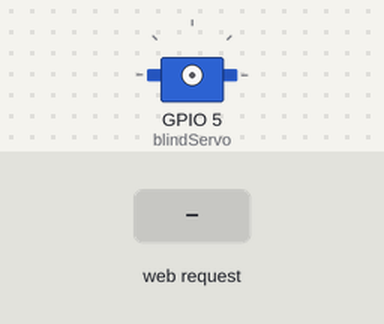
The sketch below on a simulated ESP8266 (NodeMCU). On the bench: servo. Inputs (shaded band) come from the test bench. WiFi joins after 1.5 s; servers stay silent unless stated; what the sketch prints to the serial monitor is not drawn.

Above: at 2.7 s.
2.8 s: HTTP request GET /setblinds?blinds=UP received
At 3.4 s:
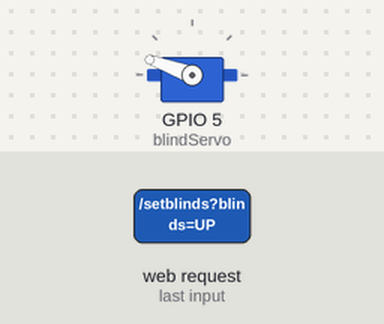
4.3 s: HTTP request GET /setblinds?blinds=DOWN received
At 5.5 s:
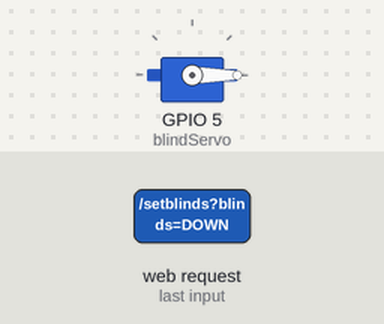
5.8 s: HTTP request GET /setblinds?blinds=STOP received
At 6.9 s:
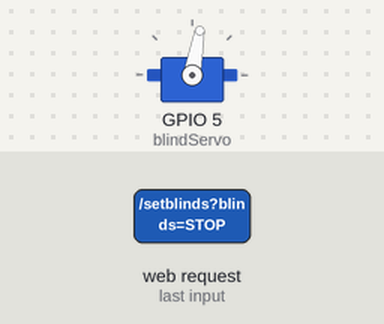
Timing chart, 0 to 8.8 s (numbered marks = the images above; inputs shaded):
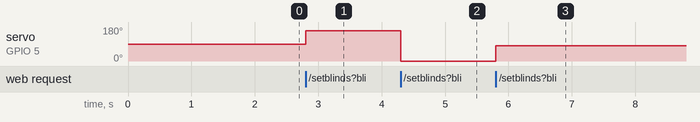

Measured:
- after the input at 2.8 s, servo on GPIO 5 (blindServo): 90° → 160° at once
- after the input at 4.3 s, servo on GPIO 5 (blindServo): 160° → 0° at once
- after the input at 5.8 s, servo on GPIO 5 (blindServo): 0° → 80° at once

The sketch:

BLINDSAUTOMATIONv2.ino
```cpp
// Include the libraries that we'll be using throughout the code
#include <ESP8266WiFi.h>
#include <WiFiClient.h>
#include <ESP8266WebServer.h>
#include <Servo.h>

Servo blindServo;
//Duration required to open blinds (ms)
int openDelay = 20000;
//Duration required to close blinds (ms)
int closeDelay = 20000;

// Define the ID and password of your Wi-Fi network
const char* ssid = "Bees";
const char* password = "12345678";

// Instantiate the ESP8266WebServer class, passing the argument 80 for the
// port that the server will be listening.
ESP8266WebServer server(80);


// User-defined function that will be called when a client accesses the root
// directory path of the ESP8266 host


void handleRoot() {
  // Simply sends an 'OK' (200) response to the client, and a plain text
  // string with usage.
  server.send(200, "text/plain", String("Hello from esp8266! Usage: navigate to") +
              String(" /setblinds?blinds=XX changing XX to UP or DOWN."));
}

// User-defined function that will be called when a client accesses the /setblinds
// path of the ESP8266 host
void handleSetBlinds() {


  String blinds_status = server.arg("blinds");


  // Check if the URL include a change of the blinds status
  bool url_check = false;
  if((blinds_status == "UP")||(blinds_status == "DOWN")||(blinds_status =="STOP"))
    url_check = true;


  if (blinds_status == "UP") {
    //Sets continuous rotation servo to max velocity in + direction
     blindServo.attach(5);
    Serial.write("Blinds going up!");
    blindServo.write(160);

  }
  else if (blinds_status == "DOWN") {
    //Sets continuous rotation servo to max velocity in + direction
     blindServo.attach(5);
    Serial.write("Blinds going down!");
    blindServo.write(0);

  }

  else if (blinds_status == "STOP") {
    //Sets continuous rotation servo to max velocity in + direction
     blindServo.attach(5);
    Serial.write("Blinds STOPPING!");


    blindServo.write(80);
     blindServo.detach();
  }

  if (url_check)
    // If we've set the blinds to the requested status, we have the webserver
    // return an "OK" (200) response.  We also include the number of milliseconds
    // since the program started running.
    // Note: This number will overflow (go back to zero), after approximately 50 days.
    server.send(200, "text/plain", "Blinds State Changed! (" + String(millis()) + ")");
  else
    server.send(200, "text/plain", "Blinds State Unchanged! (" + String(millis()) + ")");
}

// If the client requests any other URL than the root directory or the /setblinds path:
void handleNotFound() {
  // We construct a message to be returned to the client
  String message = "File Not Found\n\n";
  // which includes what URI was requested
  message += "URI: ";
  message += server.uri();
  // what method was used
  message += "\nMethod: ";
  message += (server.method() == HTTP_GET) ? "GET" : "POST";
  // and what parameters were passed
  message += "\nArguments: ";
  message += server.args();
  message += "\n";
  for (uint8_t i = 0; i < server.args(); i++) {
    message += " " + server.argName(i) + ": " + server.arg(i) + "\n";
  }
  // the response, as expected, is a "Not Found" (404) error
  server.send(404, "text/plain", message);
}

// In the setup function we initialize the different things
// that will be needed in our program, as well as set up the hardware
void setup(void) {


  // Start the Serial communication for debugging purposes
  Serial.begin(115200);
  //  Initialize the WiFi client and try to connect to our Wi-Fi network
  WiFi.begin(ssid, password);
  Serial.println("");

  // Wait for a successful connection
  while (WiFi.status() != WL_CONNECTED) {
    delay(500);
    Serial.print(".");
  }
  // For debugging purposes print the network ID and the assigned IP address
  Serial.println("");
  Serial.print("Connected to ");
  Serial.println(ssid);
  Serial.print("IP address: ");
  Serial.println(WiFi.localIP());

  // Associate the URLs with the functions that will be handling the requests
  server.on("/", HTTP_GET, handleRoot);
  server.on("/setblinds", HTTP_GET, handleSetBlinds);
  server.onNotFound(handleNotFound);

  // Start running the webserver
  server.begin();
  Serial.println("HTTP server started");
}

// The loop function is straight-forward, simply handle any incoming requests to the
// our ESP8266 host!
void loop(void) {
  server.handleClient();
}
```
